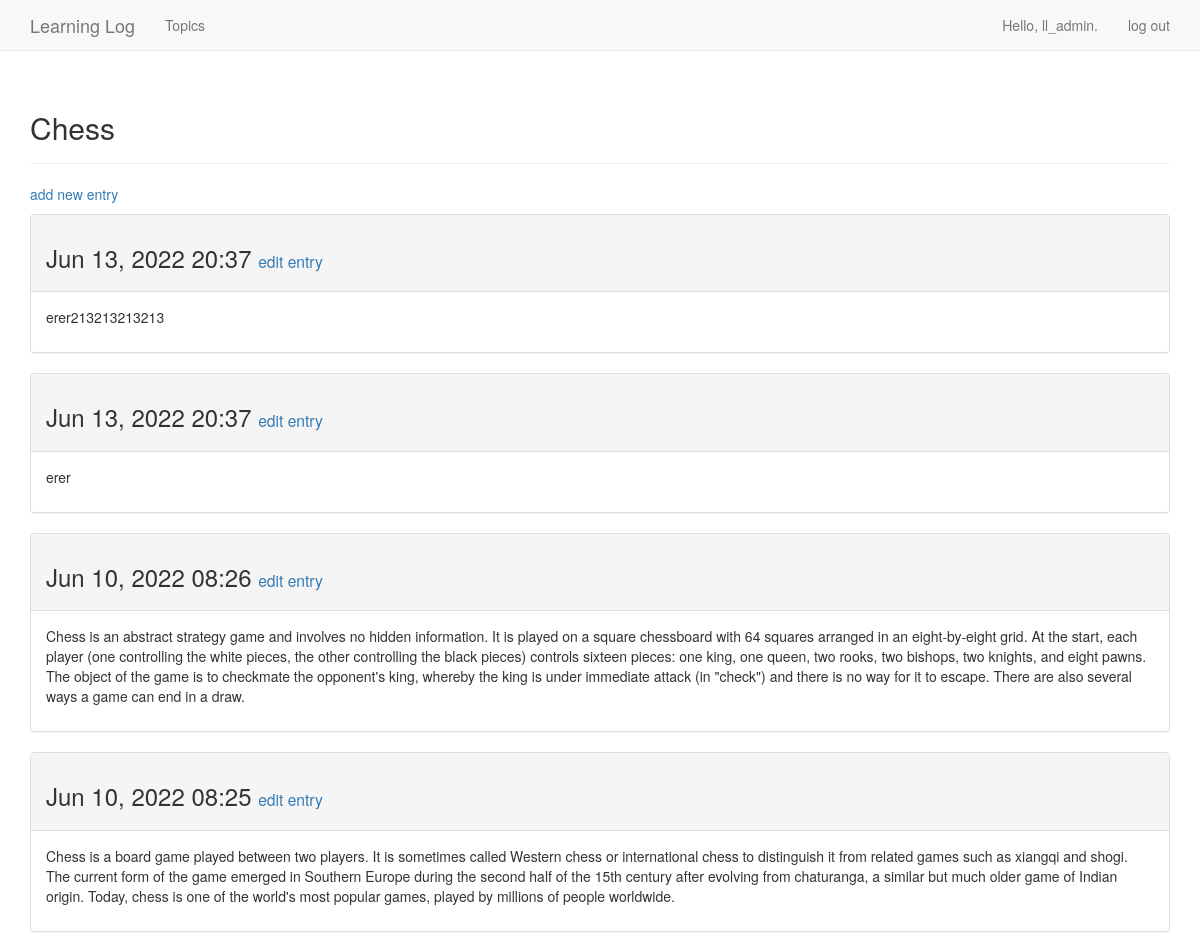
The page /topics/1/ (signed in) on the database its author committed.
### learning_logs/models.py (models this page shows, shortened)
class Topic(models.Model):
    text = models.CharField(max_length=200)
    date_added = models.DateTimeField(auto_now_add=True)
    owner = models.ForeignKey(User, on_delete=models.CASCADE)
    def __str__(self):
        return self.text

class Entry(models.Model):
    topic = models.ForeignKey(Topic, on_delete=models.CASCADE)
    text = models.TextField()
    date_added = models.DateTimeField(auto_now_add=True)
    class Meta:
        verbose_name_plural = 'entries'

### learning_logs/views.py (the view)
# urls.py: url('topics/<topic_id>/', views.topic, name='topic'),
@login_required
def topic(request, topic_id):
    topic = Topic.objects.get(id=topic_id)
    check_topic_owner(topic.owner,request)
    entries = topic.entry_set.order_by('-date_added')
    context = {'topic': topic, 'entries': entries}
    return render(request, 'learning_logs/topic.html', context)

### learning_logs/views.py (called while the page is built)
def check_topic_owner(owner,request):
    if owner != request.user:
        raise Http404

### learning_logs/templates/learning_logs/topic.html
{% extends 'learning_logs/base.html' %}
{% block header %}
<h2>{{ topic }}</h2>
{% endblock header %}
{% block content %}
<p>
    <a href="{% url 'learning_logs:new_entry' topic.id %}">add new entry</a>
</p>
{% for entry in entries %}
<div class="panel panel-default">
    <div class="panel-heading">
        <h3>
            {{ entry.date_added|date:'M d, Y H:i' }}
            <small>
                <a href="{% url 'learning_logs:edit_entry' entry.id %}">
                    edit entry</a>
            </small>
        </h3>
    </div>
    <div class="panel-body">
        {{ entry.text|linebreaks }}
    </div>
</div>
{% empty %}
There are no entries for this topic yet.
{% endfor %}
{% endblock content %}

### learning_logs/templates/learning_logs/base.html (shortened to what this page needs)
{% load bootstrap3 %}
<!DOCTYPE html>
<html lang="en">
<head>
    {% bootstrap_css %}
</head>
<body>
<nav class="navbar navbar-default navbar-static-top">
    <div class="container">
        <div class="navbar-header">
            <a class="navbar-brand" href="{% url 'learning_logs:index' %}">
                Learning Log</a>
        </div>
        <div id="navbar" class="navbar-collapse collapse">
            <ul class="nav navbar-nav">
                <li><a href="{% url 'learning_logs:topics' %}">Topics</a></li>
            </ul>
            <ul class="nav navbar-nav navbar-right">
                {% if user.is_authenticated %}
                <li><a>Hello, {{ user.username }}.</a></li>
                <li><a href="{% url 'users:logout' %}">log out</a></li>
                {% else %}
                <li><a href="{% url 'users:register' %}">register</a></li>
                <li><a href="{% url 'users:login' %}">log in</a></li>
                {% endif %}
            </ul>
        </div>
    </div>
</nav>
<div class="container">
    <div class="page-header">
        {% block header %}{% endblock header %}
    </div>
    <div>
        {% block content %}{% endblock content %}
    </div>
</div>
</body>
</html>

### rows shown on the page
Topic: text "Chess"
Entry: date_added "Jun 13, 2022 20:37", text "erer213213213213"
Entry: date_added "Jun 13, 2022 20:37", text "erer"
Entry: date_added "Jun 10, 2022 08:26", text "Chess is an abstract strategy game and involves no hidden information. It is played on a square chessboard with 64 squares arranged in an eight-by-eight grid. At the start, each player (one controlling the white pieces, the other controlling the black pieces) controls sixteen pieces: one king, one queen, two rooks, two bishops, two knights, and eight pawns. The object of the game is to checkmate the opponent's king, whereby the king is under immediate attack (in \"check\") and there is no way for it to escape. There are also several ways a game can end in a draw."
Entry: date_added "Jun 10, 2022 08:25", text "Chess is a board game played between two players. It is sometimes called Western chess or international chess to distinguish it from related games such as xiangqi and shogi. The current form of the game emerged in Southern Europe during the second half of the 15th century after evolving from chaturanga, a similar but much older game of Indian origin. Today, chess is one of the world's most popular games, played by millions of people worldwide."

### other values the page prints
{{ user.username }} "ll_admin"
